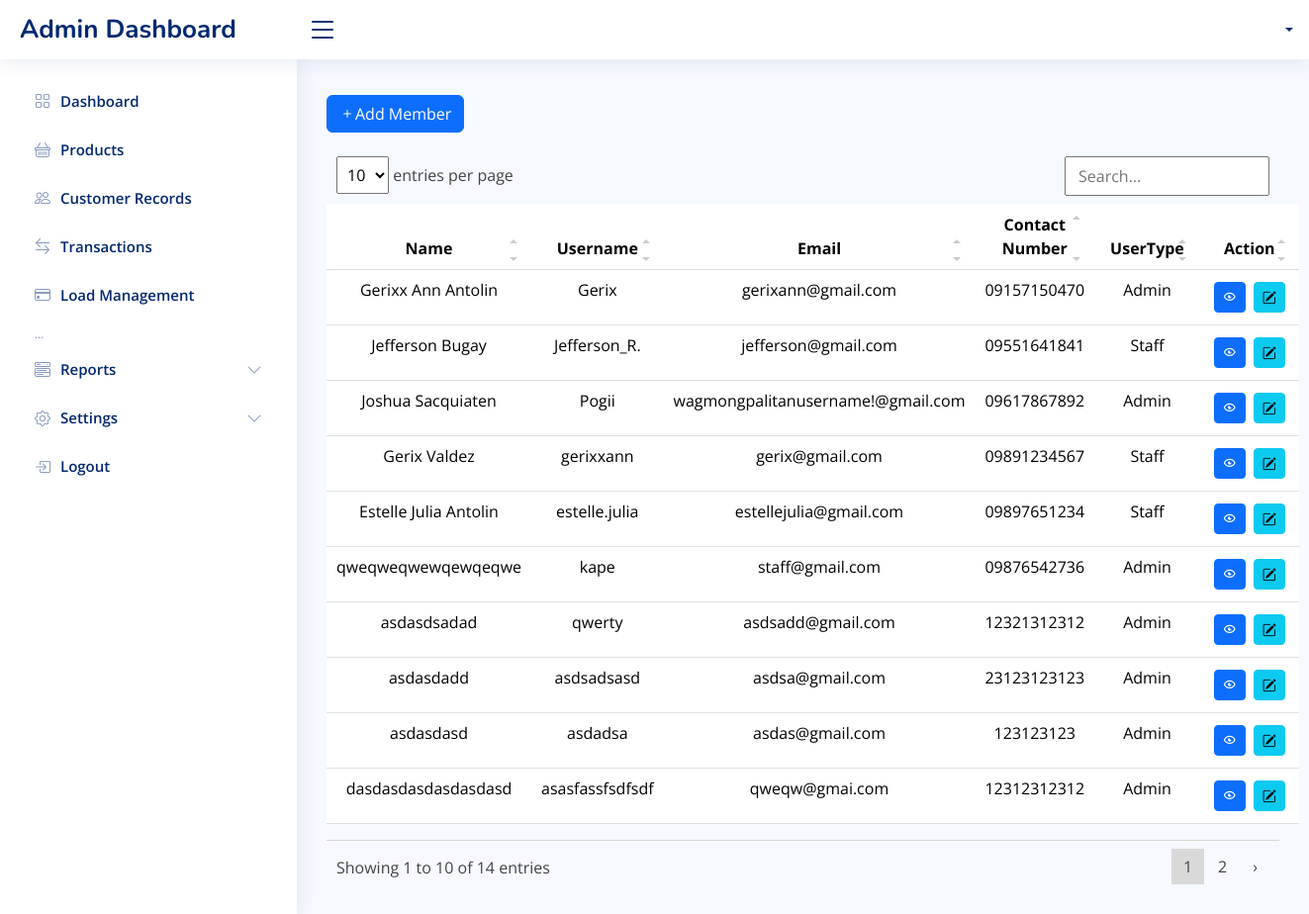
The app's page /table/staff.php with its own data.
### tables this page shows
CREATE TABLE `users` (
  `id` int(11) NOT NULL AUTO_INCREMENT,
  `name` varchar(255) NOT NULL,
  `username` varchar(255) NOT NULL,
  `email` varchar(255) NOT NULL,
  `phone_number` varchar(20) NOT NULL,
  `user_type` varchar(255) NOT NULL,
  `password` varchar(255) NOT NULL,
  PRIMARY KEY (`id`)
);

### table/staff.php (the view, shortened to what this page needs)
<?php
include "../db_conn.php";
$sql = "SELECT * FROM users";
$result = $con->query($sql);
include '../includes/header.php';
include '../includes/navbar.php';
include '../includes/sidebar.php';
?>
    <main id="main" class="main">
        <section class="section dashboard">
            <div class="row">
                <div class="add-employee mb-3 mt-3">
                    <a href="../forms/addstaff.php" class="btn btn-primary">
                        <i class="bi bi-plus"></i>Add Member
                    </a>
                </div>
                <table id="myTable" class="table datatable">
                    <thead>
                        <tr>
                            <th scope="col">Name</th>
                            <th scope="col">Username</th>
                            <th scope="col">Email</th>
                            <th scope="col">Contact Number</th>
                            <th scope="col">UserType</th>
                            <th scope="col">Action</th>
                        </tr>
                    </thead>
                    <tbody>
                        <?php while ($userrow = $result->fetch_assoc()) {
                            $id = $userrow["id"];
                            $name = $userrow["name"];
                            $username = $userrow["username"];
                            $email = $userrow["email"];
                            $contactNumber = $userrow["phone_number"];
                            $userType = $userrow["user_type"];
                        ?>
                            <tr>
                                <td><?php echo $name; ?></td>
                                <td><?php echo $username; ?></td>
                                <td><?php echo $email; ?></td>
                                <td><?php echo $contactNumber; ?></td>
                                <td><?php echo $userType; ?></td>
                                <td>
                                <div class="d-flex justify-content-center">
                                  <a href="../staff/view.php?id=<?php echo $id; ?>" class="btn btn-sm btn-primary view-btn m-1" data-id="<?php echo $id; ?>">
                                   <i class="bx bx-show-alt"></i>
                                   </a>
                                 <a href="../staff/update.php?id=<?php echo $id; ?>" class="btn btn-sm btn-info update-btn m-1" data-id="<?php echo $id; ?>">
                                 <i class="bi bi-pencil-square"></i>
                                </a>
                                </div>
                                </td>
                            </tr>
                        <?php } ?>
                    </tbody>
                </table>
            </div>
        </section>
    </main>
    <?php include '../includes/footer.php'; ?>

### assets/css/style.css (style rules this page uses)
:root { scroll-behavior: smooth; }
body { font-family: "Open Sans", sans-serif; background: #f6f9ff; color: #444444; }
a { color: #4154f1; text-decoration: none; }
#main { margin-top: 60px; padding: 20px 30px; transition: all 0.3s; }
@media (min-width: 1200px) { #main, #footer { margin-left: 300px; } }

### records on screen
users: name "Gerixx Ann Antolin", username "Gerix", email "gerixann@gmail.com", phone_number "09157150470", user_type "Admin"
users: name "Jefferson Bugay", username "Jefferson_R.", email "jefferson@gmail.com", phone_number "09551641841", user_type "Staff"
users: name "Joshua Sacquiaten", username "Pogii", email "wagmongpalitanusername!@gmail.com", phone_number "09617867892", user_type "Admin"
users: name "Gerix Valdez", username "gerixxann", email "gerix@gmail.com", phone_number "09891234567", user_type "Staff"
users: name "Estelle Julia Antolin", username "estelle.julia", email "estellejulia@gmail.com", phone_number "09897651234", user_type "Staff"
users: name "qweqweqwewqewqeqwe", username "kape", email "staff@gmail.com", phone_number "09876542736", user_type "Admin"
users: name "asdasdsadad", username "qwerty", email "asdsadd@gmail.com", phone_number "12321312312", user_type "Admin"
users: name "asdasdadd", username "asdsadsasd", email "asdsa@gmail.com", phone_number "23123123123", user_type "Admin"
users: name "asdasdasd", username "asdadsa", email "asdas@gmail.com", phone_number "123123123", user_type "Admin"
users: name "dasdasdasdasdasdasd", username "asasfassfsdfsdf", email "qweqw@gmai.com", phone_number "12312312312", user_type "Admin"
